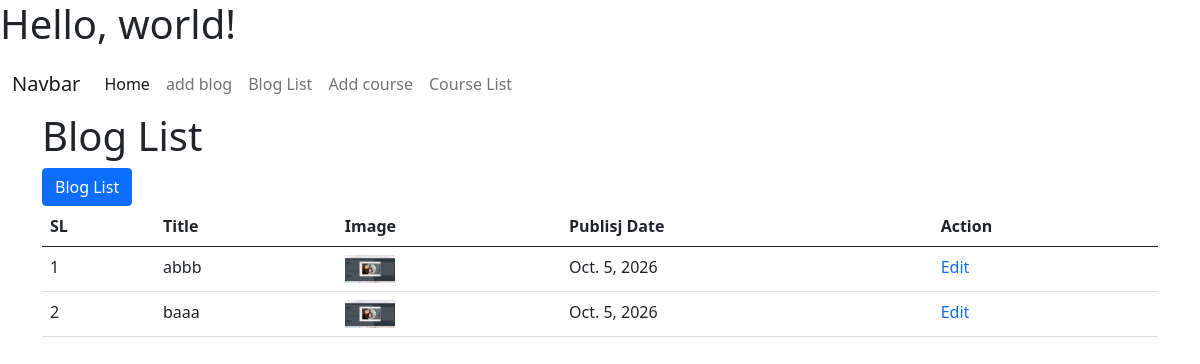
Page /blog_list/ on the committed database.
### form_app/models.py (models this page shows, shortened)
class BlogModel(models.Model):
    title=models.CharField(max_length=50,null=True)
    content=models.TextField(null=True)
    author=models.CharField(max_length=100,null=True)
    blog_image=models.ImageField(upload_to='media/blog_image',null=True)
    publish_date=models.DateField(auto_now_add=True,null=True)

### form_app/views.py (the view)
# urls.py: path('blog_list/', blog_list, name='blog_list'),
def blog_list(request):
    blog_data = BlogModel.objects.all()
    context ={
        'blog_data' : blog_data
    }
    return render (request,'blog-list.html',context)

### form_app/templates/blog-list.html
{% extends 'master/base.html' %}
{% block body %}
  <h1>Blog List</h1>
  <a href="{% url 'add_blog' %}" class="btn btn-primary">Blog List</a>
  <table class="table table_striped">
    <thead>
      <tr>
        <th>SL</th>
        <th>Title</th>
        <th>Image</th>
        <th>Publisj Date</th>
        <th>Action</th>
      </tr>
    </thead>
    <tbody>
      {% for data in blog_data %}
        <tr>
          <td>{{ forloop.counter }}</td>
          <td>{{ data.title }}</td>
          <td>
            <img src="{{ data.blog_image.url }}" width="50px" alt="" />
          </td>
          <td>{{ data.publish_date }}</td>
          <td>
            <a href="{% url 'update_blog' data.id %}" style="text-decoration: none;">Edit</a>
          </td>
        </tr>
      {% endfor %}
    </tbody>
  </table>
{% endblock %}

### rows in the picture
BlogModel: title "abbb", blog_image (picture), publish_date "Oct. 5, 2026"
BlogModel: title "baaa", blog_image (picture), publish_date "Oct. 5, 2026"
